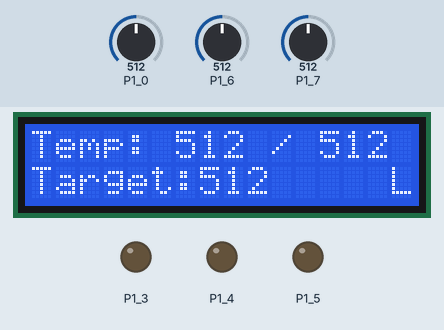
Bench run of a sketch on a simulated TI MSP430 LaunchPad. On the bench: 16×2 character LCD, output pins drawn as LEDs (lit = HIGH). Dashed ring = blinking. The test bench sets the inputs (shaded band); at power-on: P1_0 = 512, P1_6 = 512, P1_7 = 512.

Above: at 1.2 s.
1.3 s: P1_0 set to 497
At 1.72 s:
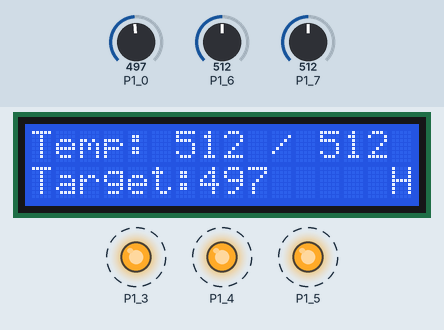
4.3 s: P1_6 set to 489
At 5.3 s:
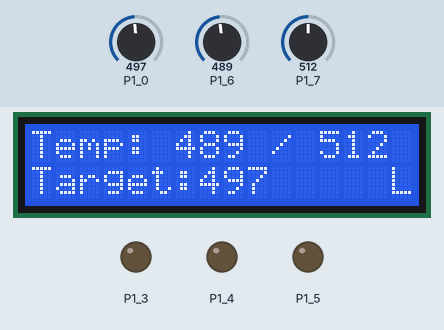
6.1 s: P1_7 set to 111
At 7.3 s:
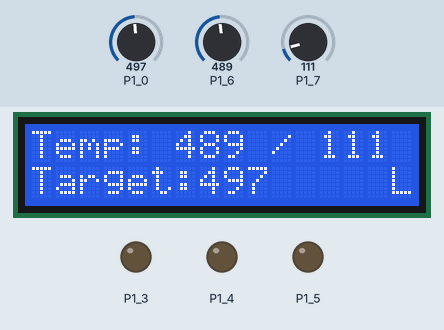
7.6 s: P1_7 set to 95
At 8.2 s:
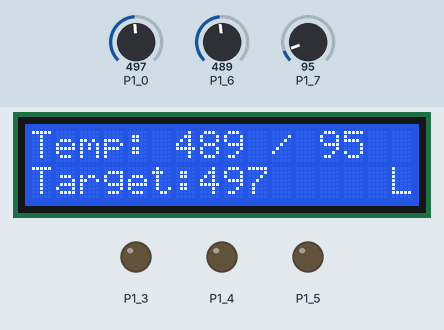
9.1 s: P1_6 set to 0
At 10.2 s:
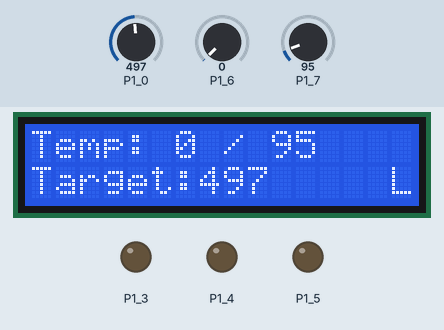
10.6 s: P1_0 set to 0
At 12.1 s:
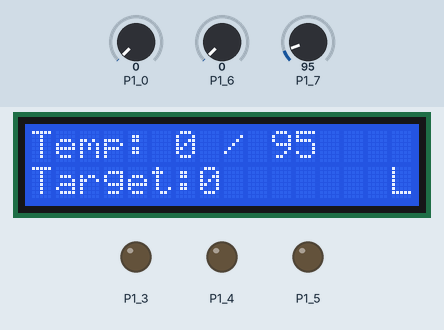
Timing chart, 0 to 13.2 s (numbered marks = the images above; inputs shaded):
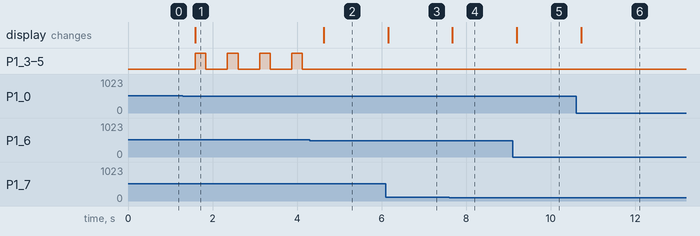

The sketch:

rocket_melt_v2_pre.ino
```cpp
#include <LiquidCrystal.h>

// initialize the library with the numbers of the interface pins
LiquidCrystal lcd(P2_0, P2_1, P2_2, P2_3, P2_4, P2_5);

int poti=0;
int sensor_1=0;
int sensor_2=0;
int on_time=0;
int heat_flag=0;

// 5 6 7
// the setup routine runs once when you press reset:
void setup() {

    lcd.begin(16, 2);
  // Print a message to the LCD.
  lcd.print("Hail hidra!");

  // initialize serial communication at 9600 bits per second:
 // Serial.begin(9600); // msp430g2231 must use 4800
   pinMode(5, OUTPUT);
    pinMode(6, OUTPUT);
     pinMode(7, OUTPUT);
}

// the loop routine runs over and over again forever:
void loop() {

  read_sensors();
  print_LCD();
  caculate_on_time();
  set_output();

}


void read_sensors(){
  poti = analogRead(2);
  sensor_1 = analogRead(14);
  sensor_2 = analogRead(15);

}

void print_LCD(){
 lcd.setCursor(0, 0);
 lcd.print("Temp: ");
 lcd.print(sensor_1);
 lcd.print(" / ");
 lcd.print(sensor_2);
 lcd.print("                =");
 lcd.setCursor(0, 1);
 lcd.print("Target:");
 lcd.print(poti);
 lcd.print("                =");

}

void  caculate_on_time(){
    if (sensor_1 >poti|| sensor_2>poti){
      on_time=250;
     heat_flag=1;
    }
    if (sensor_1<=poti || sensor_2<=poti){
      on_time=0;
      heat_flag=0;
    }
  }

void  set_output(){
  if (heat_flag){
      lcd.setCursor(15, 1);
 lcd.print("H");
  digitalWrite(5, 1);
  digitalWrite(6, 1);
  digitalWrite(7, 1);

  delay(on_time);

  digitalWrite(5, 0);
  digitalWrite(6, 0);
  digitalWrite(7, 0);

  delay(500);

  }
  else {
       lcd.setCursor(15, 1);
 lcd.print("L");
 digitalWrite(5, 0);
  digitalWrite(6, 0);
  digitalWrite(7, 0);
 delay (500);
  }

  }
```

Measured:
- the behaviour switches between 512 and 511 on P1_0 (found by bisection; images 0 and 1)
- the behaviour switches between 498 and 497 on P1_6 (found by bisection; images 1 and 2)
- the behaviour switches between 100 and 99 on P1_7 (found by bisection; images 3 and 4)
- after the input at 1.3 s, P1_3–5: alternates HIGH for 0.25 s and LOW for 0.51 s, starting after 0.30 s; the display: changes after 0.30 s (image 1)
- after the input at 4.3 s, P1_3–5: stops changing and stays LOW; the display: changes after 0.33 s (image 2)
- after the input at 6.1 s, the display: changes after 0.05 s (image 3)
- after the input at 7.6 s, the display: changes after 0.07 s (image 4)
- after the input at 9.1 s, the display: changes after 0.10 s (image 5)
- after the input at 10.6 s, the display: changes after 0.12 s (image 6)
